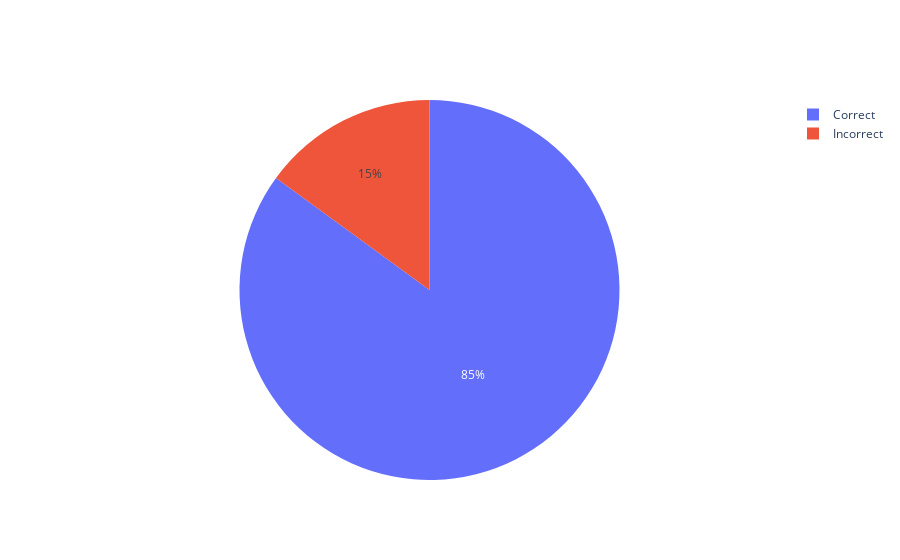

The notebook cell this image was saved under:
### Code cell
print('Full Model 101 Data Metrics')
import plotly.graph_objects as go

labels = ['Correct','Incorrect']
values = [correct,incorrect]

fig = go.Figure(data=[go.Pie(labels=labels, values=values)])
fig.show()

### Figure 1 — Plotly figure (JSON) as saved in the notebook; plotly's stock layout.template omitted (floating-point values rounded to 4 significant figures)
{"data": [{"labels": ["Correct", "Incorrect"], "type": "pie", "values": [125, 22]}], "layout": {}}
